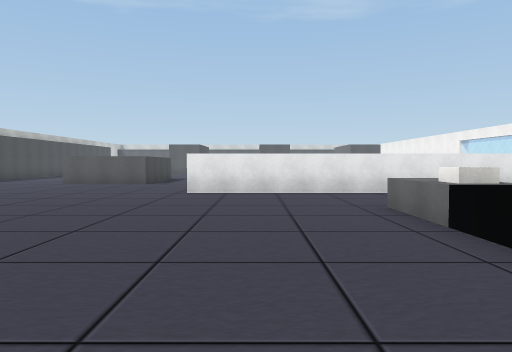
view 1 (above)

22 first-person views from a walk through a scene from a Unity 3-D project. The camera is 1.5 m above the floor, tilts 2° down and sees 70° across. The floor is counted in squares, 2 m on a side. Each view is taken from the middle of a square. On the plan, view 1 faces up. The plan holds only what a view shows up to about 11 squares ahead; the rest is blank. The place goes on beyond the plan. Some surface patterns are stand-ins.

view 2
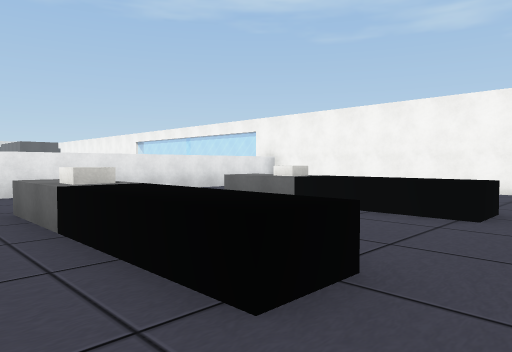

view 3
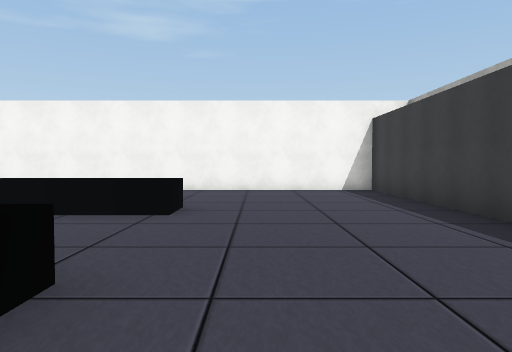

view 4
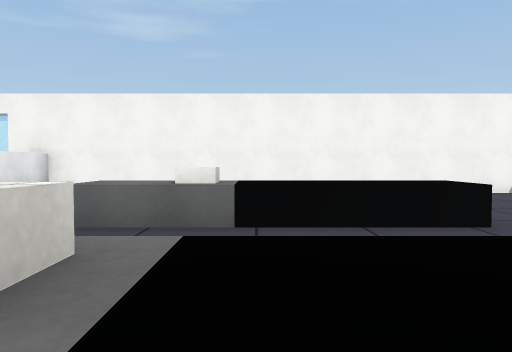

view 5
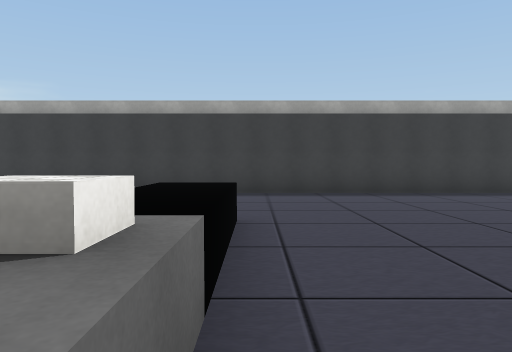

view 6
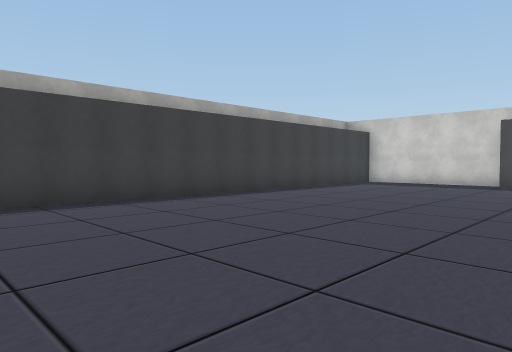

view 7
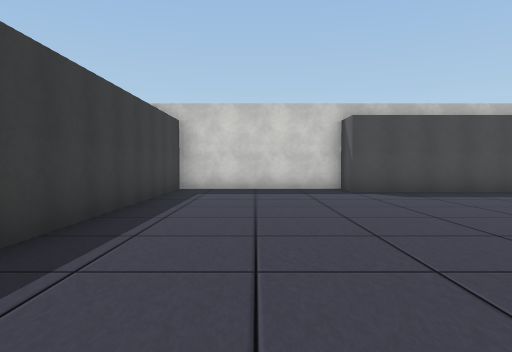

view 8
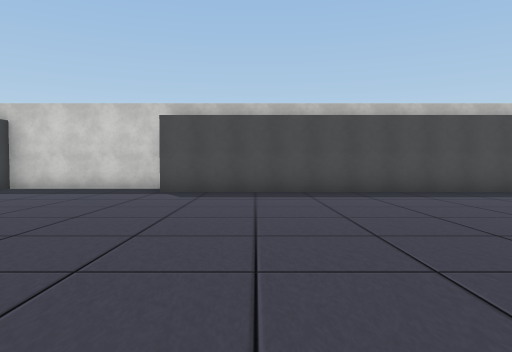

view 9
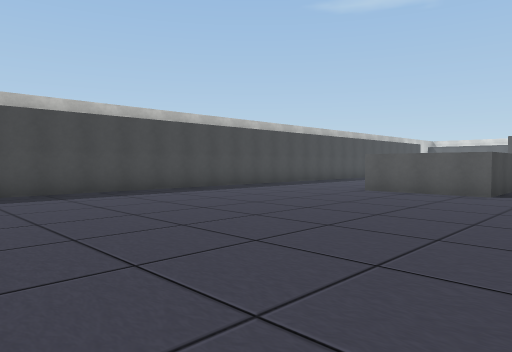

view 10
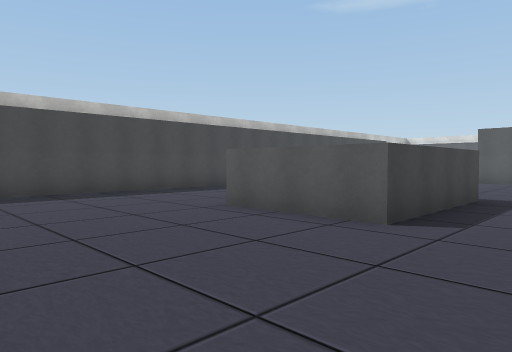

view 11
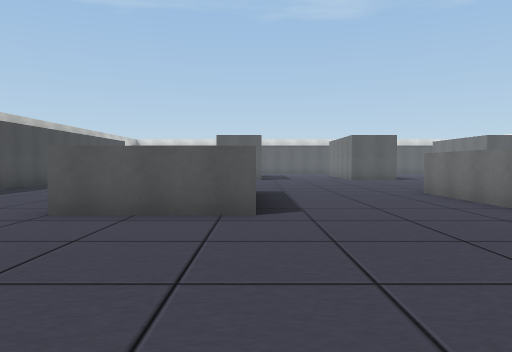

view 12
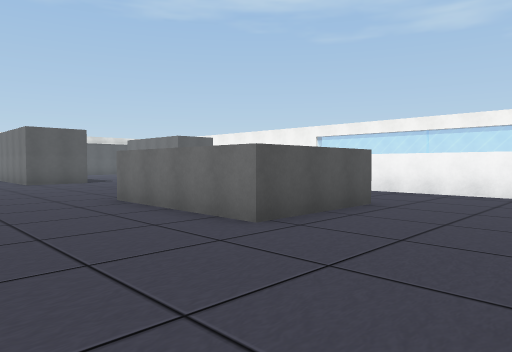

view 13
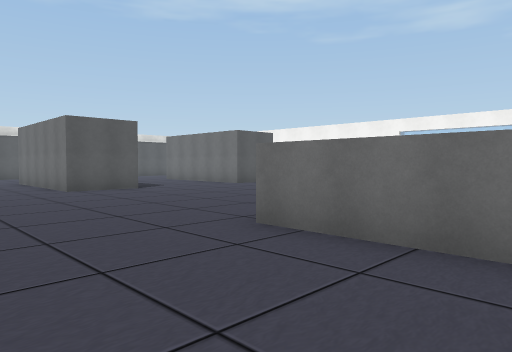

view 14
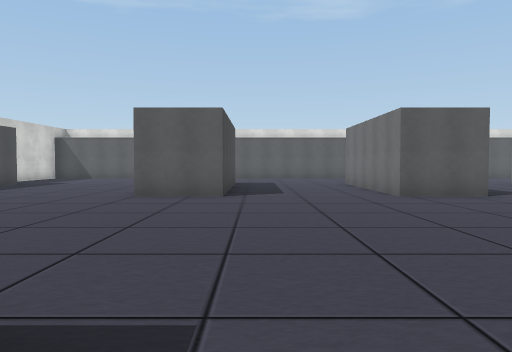

view 15
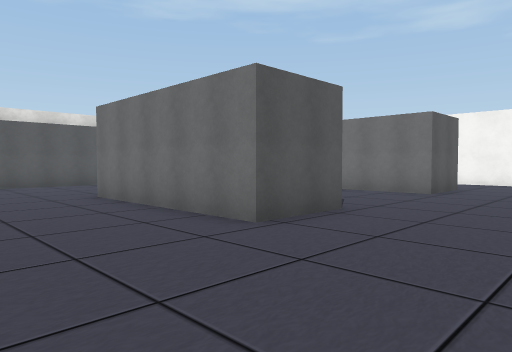

view 16
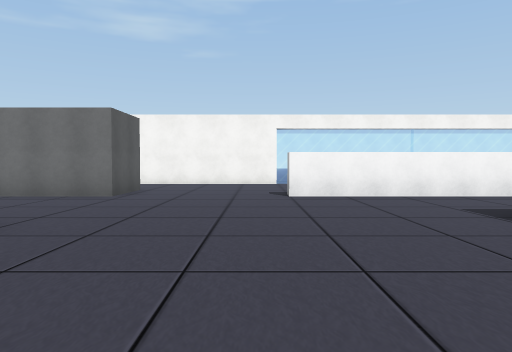

view 17
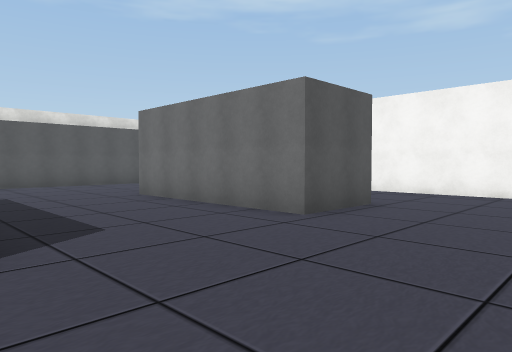

view 18
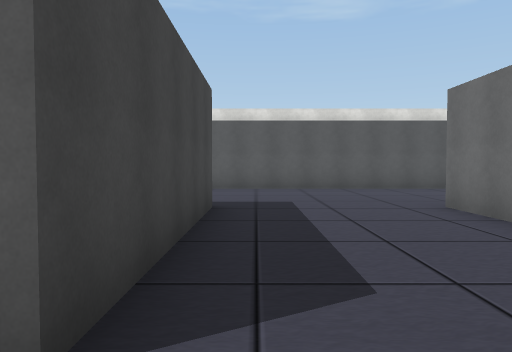

view 19
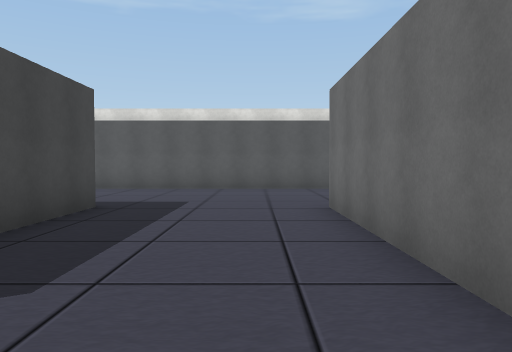

view 20
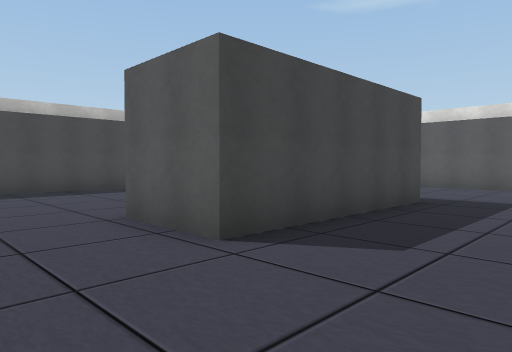

view 21
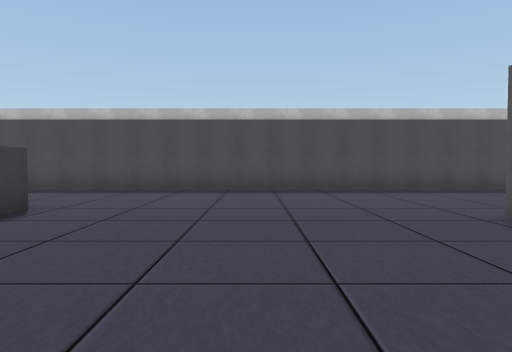

view 22
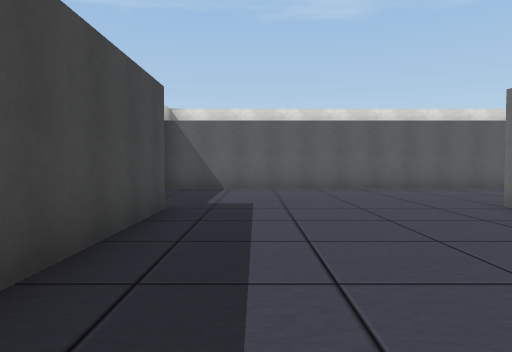

### Floor plan
Points are (right, up) in squares from view 1. A wall is a line through its corners. A room is listed if a view was taken in it or the views show most of it. See-through windows are left out.
Room 1 (views 1, 2, 3, 4, 5, 6, 7, 8, 9, 10, 11, 12, 13, 14, 15, 16, 17, 18, 19, 20, 21, 22)
walls: (3.4, 13.3) (0.3, 13.3) (0.3, 17.2); (-4, 17.2) (-4, 13.3) (-7, 13.3); (6.3, 11.6) (6.3, 20.2); (-7, 17.3) (-6.2, 17.3); (7.4, 9.2) (-1.8, 9.2); (8.4, 24.2) (6.3, 24.2) (6.3, 29.2); (11.3, 22.6) (11.3, 25.9); (2.3, 29.2) (2.3, 24.2) (0.3, 24.2) (0.3, 29.2); (-3.7, 29.4) (-3.7, 24.2) (-5.8, 24.2); (-11.5, 29) (-11.5, 1.5) (-12.7, 1.5) (-12.7, -3.2) (11.3, -3.2) (11.3, 9.2) (9.4, 9.2); (8.6, 33.8) (-12.8, 33.8)
low walls: (2.3, 5.4) (2.3, 6.2); (2.3, 4.1) (2.3, 4.6); (6.3, 5.4) (6.3, 6.2); (6.3, 2) (6.3, 4.5); (7.2, 1.2) (6.5, 1.2)
objects: block (3, 5); block (7, 5)

Where each view was taken, in squares from view 1:
view 1: 0 up, 0 right, facing up
view 2: 0 up, 1 right, facing up-right
view 3: 0 up, 1 right, facing right
view 4: 4 up, 2 right, facing right
view 5: 6 up, 2 right, facing down
view 6: 4 up, 1 right, facing down-left
view 7: 1 down, 2 left, facing left
view 8: 4 up, 2 left, facing left
view 9: 4 up, 2 left, facing up-left
view 10: 9 up, 2 left, facing up-left
view 11: 8 up, 4 left, facing up
view 12: 10 up, 3 left, facing up-right
view 13: 14 up, 3 left, facing up-right
view 14: 16 up, 3 left, facing up
view 15: 21 up, 3 left, facing up-right
view 16: 21 up, 2 left, facing right
view 17: 21 up, 2 right, facing up-right
view 18: 23 up, 3 right, facing up
view 19: 23 up, 1 left, facing up
view 20: 22 up, 1 left, facing up-left
view 21: 21 up, 1 left, facing left
view 22: 23 up, 10 left, facing up
